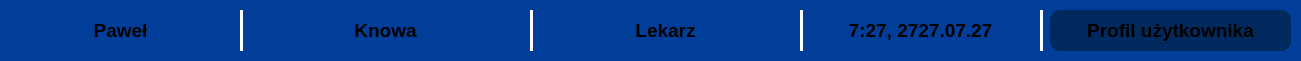
     <widget class="QFrame" name="frame_69">
      <property name="geometry">
       <rect>
        <x>30</x>
        <y>360</y>
        <width>1301</width>
        <height>61</height>
       </rect>
      </property>
      <property name="styleSheet">
       <string notr="true">background-color: rgb(0, 62, 154);
border-radius: 10px;</string>
      </property>
      <property name="frameShape">
       <enum>QFrame::Shape::StyledPanel</enum>
      </property>
      <property name="frameShadow">
       <enum>QFrame::Shadow::Raised</enum>
      </property>
      <widget class="Line" name="line_70">
       <property name="geometry">
        <rect>
         <x>530</x>
         <y>10</y>
         <width>3</width>
         <height>41</height>
        </rect>
       </property>
       <property name="styleSheet">
        <string notr="true">background-color: white;</string>
       </property>
       <property name="orientation">
        <enum>Qt::Orientation::Vertical</enum>
       </property>
      </widget>
      <widget class="Line" name="line_71">
       <property name="geometry">
        <rect>
         <x>1040</x>
         <y>10</y>
         <width>3</width>
         <height>41</height>
        </rect>
       </property>
       <property name="styleSheet">
        <string notr="true">background-color: white;</string>
       </property>
       <property name="orientation">
        <enum>Qt::Orientation::Vertical</enum>
       </property>
      </widget>
      <widget class="QLabel" name="label_100">
       <property name="geometry">
        <rect>
         <x>540</x>
         <y>10</y>
         <width>251</width>
         <height>41</height>
        </rect>
       </property>
       <property name="font">
        <font>
         <pointsize>14</pointsize>
         <bold>true</bold>
        </font>
       </property>
       <property name="layoutDirection">
        <enum>Qt::LayoutDirection::LeftToRight</enum>
       </property>
       <property name="styleSheet">
        <string notr="true"/>
       </property>
       <property name="text">
        <string>Lekarz</string>
       </property>
       <property name="textFormat">
        <enum>Qt::TextFormat::RichText</enum>
       </property>
       <property name="alignment">
        <set>Qt::AlignmentFlag::AlignCenter</set>
       </property>
      </widget>
      <widget class="QLabel" name="label_101">
       <property name="geometry">
        <rect>
         <x>10</x>
         <y>10</y>
         <width>221</width>
         <height>41</height>
        </rect>
       </property>
       <property name="font">
        <font>
         <pointsize>14</pointsize>
         <bold>true</bold>
        </font>
       </property>
       <property name="layoutDirection">
        <enum>Qt::LayoutDirection::LeftToRight</enum>
       </property>
       <property name="styleSheet">
        <string notr="true"/>
       </property>
       <property name="text">
        <string>Paweł</string>
       </property>
       <property name="textFormat">
        <enum>Qt::TextFormat::RichText</enum>
       </property>
       <property name="alignment">
        <set>Qt::AlignmentFlag::AlignCenter</set>
       </property>
      </widget>
      <widget class="QFrame" name="frame_70">
       <property name="geometry">
        <rect>
         <x>1050</x>
         <y>10</y>
         <width>241</width>
         <height>41</height>
        </rect>
       </property>
       <property name="styleSheet">
        <string notr="true">background-color: rgb(0, 41, 94);
border-radius: 10px;</string>
       </property>
       <property name="frameShape">
        <enum>QFrame::Shape::StyledPanel</enum>
       </property>
       <property name="frameShadow">
        <enum>QFrame::Shadow::Raised</enum>
       </property>
       <widget class="QFrame" name="frame_71">
        <property name="geometry">
         <rect>
          <x>270</x>
          <y>60</y>
          <width>841</width>
          <height>61</height>
         </rect>
        </property>
        <property name="styleSheet">
         <string notr="true">background-color: rgb(0, 62, 154);
border-radius: 10px;</string>
        </property>
        <property name="frameShape">
         <enum>QFrame::Shape::StyledPanel</enum>
        </property>
        <property name="frameShadow">
         <enum>QFrame::Shadow::Raised</enum>
        </property>
       </widget>
       <widget class="QLabel" name="label_102">
        <property name="geometry">
         <rect>
          <x>10</x>
          <y>0</y>
          <width>221</width>
          <height>41</height>
         </rect>
        </property>
        <property name="font">
         <font>
          <pointsize>14</pointsize>
          <bold>true</bold>
         </font>
        </property>
        <property name="layoutDirection">
         <enum>Qt::LayoutDirection::LeftToRight</enum>
        </property>
        <property name="styleSheet">
         <string notr="true"/>
        </property>
        <property name="text">
         <string>Profil użytkownika</string>
        </property>
        <property name="textFormat">
         <enum>Qt::TextFormat::RichText</enum>
        </property>
        <property name="alignment">
         <set>Qt::AlignmentFlag::AlignCenter</set>
        </property>
       </widget>
      </widget>
      <widget class="Line" name="line_72">
       <property name="geometry">
        <rect>
         <x>240</x>
         <y>10</y>
         <width>3</width>
         <height>41</height>
        </rect>
       </property>
       <property name="styleSheet">
        <string notr="true">background-color: white;</string>
       </property>
       <property name="orientation">
        <enum>Qt::Orientation::Vertical</enum>
       </property>
      </widget>
      <widget class="QLabel" name="label_103">
       <property name="geometry">
        <rect>
         <x>810</x>
         <y>10</y>
         <width>221</width>
         <height>41</height>
        </rect>
       </property>
       <property name="font">
        <font>
         <pointsize>14</pointsize>
         <bold>true</bold>
        </font>
       </property>
       <property name="layoutDirection">
        <enum>Qt::LayoutDirection::LeftToRight</enum>
       </property>
       <property name="styleSheet">
        <string notr="true"/>
       </property>
       <property name="text">
        <string>7:27, 2727.07.27</string>
       </property>
       <property name="textFormat">
        <enum>Qt::TextFormat::RichText</enum>
       </property>
       <property name="alignment">
        <set>Qt::AlignmentFlag::AlignCenter</set>
       </property>
      </widget>
      <widget class="QLabel" name="label_104">
       <property name="geometry">
        <rect>
         <x>260</x>
         <y>10</y>
         <width>251</width>
         <height>41</height>
        </rect>
       </property>
       <property name="font">
        <font>
         <pointsize>14</pointsize>
         <bold>true</bold>
        </font>
       </property>
       <property name="layoutDirection">
        <enum>Qt::LayoutDirection::LeftToRight</enum>
       </property>
       <property name="styleSheet">
        <string notr="true"/>
       </property>
       <property name="text">
        <string>Knowa</string>
       </property>
       <property name="textFormat">
        <enum>Qt::TextFormat::RichText</enum>
       </property>
       <property name="alignment">
        <set>Qt::AlignmentFlag::AlignCenter</set>
       </property>
      </widget>
      <widget class="Line" name="line_73">
       <property name="geometry">
        <rect>
         <x>800</x>
         <y>10</y>
         <width>3</width>
         <height>41</height>
        </rect>
       </property>
       <property name="styleSheet">
        <string notr="true">background-color: white;</string>
       </property>
       <property name="orientation">
        <enum>Qt::Orientation::Vertical</enum>
       </property>
      </widget>
      <widget class="QFrame" name="frame_72">
       <property name="geometry">
        <rect>
         <x>760</x>
         <y>60</y>
         <width>1301</width>
         <height>61</height>
        </rect>
       </property>
       <property name="styleSheet">
        <string notr="true">background-color: rgb(0, 62, 154);
border-radius: 10px;</string>
       </property>
       <property name="frameShape">
        <enum>QFrame::Shape::StyledPanel</enum>
       </property>
       <property name="frameShadow">
        <enum>QFrame::Shadow::Raised</enum>
       </property>
       <widget class="Line" name="line_74">
        <property name="geometry">
         <rect>
          <x>530</x>
          <y>10</y>
          <width>3</width>
          <height>41</height>
         </rect>
        </property>
        <property name="styleSheet">
         <string notr="true">background-color: white;</string>
        </property>
        <property name="orientation">
         <enum>Qt::Orientation::Vertical</enum>
        </property>
       </widget>
       <widget class="Line" name="line_75">
        <property name="geometry">
         <rect>
          <x>1040</x>
          <y>10</y>
          <width>3</width>
          <height>41</height>
         </rect>
        </property>
        <property name="styleSheet">
         <string notr="true">background-color: white;</string>
        </property>
        <property name="orientation">
         <enum>Qt::Orientation::Vertical</enum>
        </property>
       </widget>
       <widget class="QLabel" name="label_105">
        <property name="geometry">
         <rect>
          <x>540</x>
          <y>10</y>
          <width>251</width>
          <height>41</height>
         </rect>
        </property>
        <property name="font">
         <font>
          <pointsize>14</pointsize>
          <bold>true</bold>
         </font>
        </property>
        <property name="layoutDirection">
         <enum>Qt::LayoutDirection::LeftToRight</enum>
        </property>
        <property name="styleSheet">
         <string notr="true"/>
        </property>
        <property name="text">
         <string>Administrator</string>
        </property>
        <property name="textFormat">
         <enum>Qt::TextFormat::RichText</enum>
        </property>
        <property name="alignment">
         <set>Qt::AlignmentFlag::AlignCenter</set>
        </property>
       </widget>
       <widget class="QLabel" name="label_106">
        <property name="geometry">
         <rect>
          <x>10</x>
          <y>10</y>
          <width>221</width>
          <height>41</height>
         </rect>
        </property>
        <property name="font">
         <font>
          <pointsize>14</pointsize>
          <bold>true</bold>
         </font>
        </property>
        <property name="layoutDirection">
         <enum>Qt::LayoutDirection::LeftToRight</enum>
        </property>
        <property name="styleSheet">
         <string notr="true"/>
        </property>
        <property name="text">
         <string>Jan</string>
        </property>
        <property name="textFormat">
         <enum>Qt::TextFormat::RichText</enum>
        </property>
        <property name="alignment">
         <set>Qt::AlignmentFlag::AlignCenter</set>
        </property>
       </widget>
       <widget class="QFrame" name="frame_73">
        <property name="geometry">
         <rect>
          <x>1050</x>
          <y>10</y>
          <width>241</width>
          <height>41</height>
         </rect>
        </property>
        <property name="styleSheet">
         <string notr="true">background-color: rgb(0, 41, 94);
border-radius: 10px;</string>
        </property>
        <property name="frameShape">
         <enum>QFrame::Shape::StyledPanel</enum>
        </property>
        <property name="frameShadow">
         <enum>QFrame::Shadow::Raised</enum>
        </property>
        <widget class="QFrame" name="frame_74">
         <property name="geometry">
          <rect>
           <x>270</x>
           <y>60</y>
           <width>841</width>
           <height>61</height>
          </rect>
         </property>
         <property name="styleSheet">
          <string notr="true">background-color: rgb(0, 62, 154);
border-radius: 10px;</string>
         </property>
         <property name="frameShape">
          <enum>QFrame::Shape::StyledPanel</enum>
         </property>
         <property name="frameShadow">
          <enum>QFrame::Shadow::Raised</enum>
         </property>
        </widget>
        <widget class="QLabel" name="label_107">
         <property name="geometry">
          <rect>
           <x>10</x>
           <y>0</y>
           <width>221</width>
           <height>41</height>
          </rect>
         </property>
         <property name="font">
          <font>
           <pointsize>14</pointsize>
           <bold>true</bold>
          </font>
         </property>
         <property name="layoutDirection">
          <enum>Qt::LayoutDirection::LeftToRight</enum>
         </property>
         <property name="styleSheet">
          <string notr="true"/>
         </property>
         <property name="text">
          <string>Profil użytkownika</string>
         </property>
         <property name="textFormat">
          <enum>Qt::TextFormat::RichText</enum>
         </property>
         <property name="alignment">
          <set>Qt::AlignmentFlag::AlignCenter</set>
         </property>
        </widget>
       </widget>
       <widget class="Line" name="line_76">
        <property name="geometry">
         <rect>
          <x>240</x>
          <y>10</y>
          <width>3</width>
          <height>41</height>
         </rect>
        </property>
        <property name="styleSheet">
         <string notr="true">background-color: white;</string>
        </property>
        <property name="orientation">
         <enum>Qt::Orientation::Vertical</enum>
        </property>
       </widget>
       <widget class="QLabel" name="label_108">
        <property name="geometry">
         <rect>
          <x>810</x>
          <y>10</y>
          <width>221</width>
          <height>41</height>
         </rect>
        </property>
        <property name="font">
         <font>
          <pointsize>14</pointsize>
          <bold>true</bold>
         </font>
        </property>
        <property name="layoutDirection">
         <enum>Qt::LayoutDirection::LeftToRight</enum>
        </property>
        <property name="styleSheet">
         <string notr="true"/>
        </property>
        <property name="text">
         <string>7:27, 2727.07.27</string>
        </property>
        <property name="textFormat">
         <enum>Qt::TextFormat::RichText</enum>
        </property>
        <property name="alignment">
         <set>Qt::AlignmentFlag::AlignCenter</set>
        </property>
       </widget>
       <widget class="QLabel" name="label_109">
        <property name="geometry">
         <rect>
          <x>260</x>
          <y>10</y>
          <width>251</width>
          <height>41</height>
         </rect>
        </property>
        <property name="font">
         <font>
          <pointsize>14</pointsize>
          <bold>true</bold>
         </font>
        </property>
        <property name="layoutDirection">
         <enum>Qt::LayoutDirection::LeftToRight</enum>
        </property>
        <property name="styleSheet">
         <string notr="true"/>
        </property>
        <property name="text">
         <string>Nowak</string>
        </property>
        <property name="textFormat">
         <enum>Qt::TextFormat::RichText</enum>
        </property>
        <property name="alignment">
         <set>Qt::AlignmentFlag::AlignCenter</set>
        </property>
       </widget>
       <widget class="Line" name="line_77">
        <property name="geometry">
         <rect>
          <x>800</x>
          <y>10</y>
          <width>3</width>
          <height>41</height>
         </rect>
        </property>
        <property name="styleSheet">
         <string notr="true">background-color: white;</string>
        </property>
        <property name="orientation">
         <enum>Qt::Orientation::Vertical</enum>
        </property>
       </widget>
      </widget>
     </widget>
